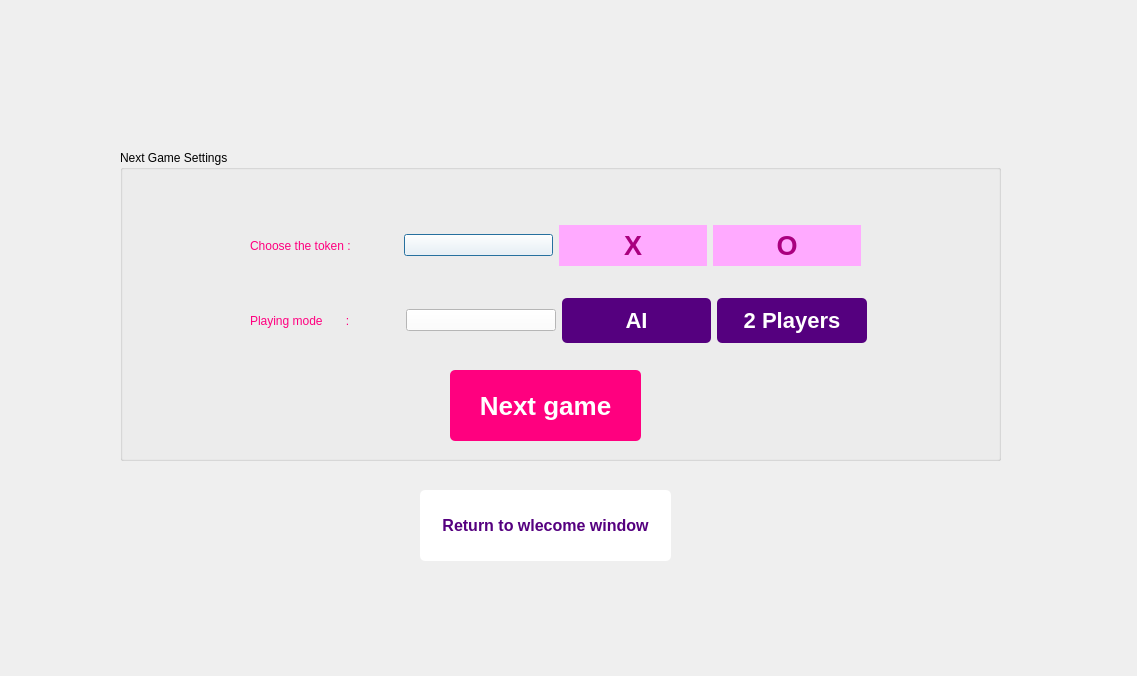
<?xml version="1.0" encoding="UTF-8"?>
<ui version="4.0">
 <class>nextgamesettings</class>
 <widget class="QDialog" name="nextgamesettings">
  <property name="geometry">
   <rect>
    <x>0</x>
    <y>0</y>
    <width>1137</width>
    <height>676</height>
   </rect>
  </property>
  <property name="windowTitle">
   <string>Dialog</string>
  </property>
  <property name="styleSheet">
   <string notr="true">.nextgamesettings {
    background-image:url(./CSS/main.jpg);
    opacity: 0.5; /* Adjust the opacity value as needed (0.0 to 1.0) */
    /* Other background properties */
    background-size: cover; /* Ensure the background image covers the entire element */
    background-position: center; /* Center the background image */
    /* Add more background properties as needed */
	background-repeat: no-repeat;
}
</string>
  </property>
  <widget class="QGroupBox" name="groupBox_2">
   <property name="geometry">
    <rect>
     <x>120</x>
     <y>150</y>
     <width>881</width>
     <height>311</height>
    </rect>
   </property>
   <property name="title">
    <string>Next Game Settings</string>
   </property>
   <widget class="QWidget" name="layoutWidget">
    <property name="geometry">
     <rect>
      <x>130</x>
      <y>60</y>
      <width>611</width>
      <height>71</height>
     </rect>
    </property>
    <layout class="QHBoxLayout" name="horizontalLayout">
     <item>
      <widget class="QLabel" name="label_3">
       <property name="styleSheet">
        <string notr="true">color:rgb(255, 0, 127);
font: 11pt &quot;Segoe UI&quot;;</string>
       </property>
       <property name="text">
        <string>Choose the token :</string>
       </property>
      </widget>
     </item>
     <item>
      <widget class="QPushButton" name="pushButton_5">
       <property name="styleSheet">
        <string notr="true">background-color:rgb(255, 255, 255);</string>
       </property>
       <property name="text">
        <string/>
       </property>
       <property name="iconSize">
        <size>
         <width>10</width>
         <height>5</height>
        </size>
       </property>
      </widget>
     </item>
     <item>
      <widget class="QPushButton" name="pushButton_3">
       <property name="sizePolicy">
        <sizepolicy hsizetype="Preferred" vsizetype="Fixed">
         <horstretch>0</horstretch>
         <verstretch>0</verstretch>
        </sizepolicy>
       </property>
       <property name="font">
        <font>
         <family>Segoe UI</family>
         <pointsize>20</pointsize>
         <italic>false</italic>
         <bold>true</bold>
        </font>
       </property>
       <property name="styleSheet">
        <string notr="true">QPushButton {
    background-color:rgb(255, 170, 255) ;
    color: rgb(170, 0, 127);
  
	font: 20pt &quot;Segoe UI&quot;;
	font: 700 20pt &quot;Segoe UI&quot;;
    border: 0px solid black;
    border-radius: 0px;
    padding: 5px;
}

QPushButton:hover {
    background-color: lightblue;
}
QPushButton:pressed {
    background-color: navy;
    color: lightblue;
}</string>
       </property>
       <property name="text">
        <string>X</string>
       </property>
      </widget>
     </item>
     <item>
      <widget class="QPushButton" name="pushButton_4">
       <property name="sizePolicy">
        <sizepolicy hsizetype="Preferred" vsizetype="Fixed">
         <horstretch>0</horstretch>
         <verstretch>0</verstretch>
        </sizepolicy>
       </property>
       <property name="font">
        <font>
         <family>Segoe UI</family>
         <pointsize>20</pointsize>
         <italic>false</italic>
         <bold>true</bold>
        </font>
       </property>
       <property name="styleSheet">
        <string notr="true">QPushButton {
    background-color:rgb(255, 170, 255) ;
    color: rgb(170, 0, 127);
  
	font: 14pt &quot;Segoe UI&quot;;
	font: 700 20pt &quot;Segoe UI&quot;;
    border: 0px solid black;
    border-radius: 0px;
    padding: 5px;
}

QPushButton:hover {
    background-color: lightblue;
}
QPushButton:pressed {
    background-color: navy;
    color: lightblue;
}</string>
       </property>
       <property name="text">
        <string>O</string>
       </property>
       <property name="autoDefault">
        <bool>false</bool>
       </property>
      </widget>
     </item>
    </layout>
   </widget>
   <widget class="QWidget" name="layoutWidget">
    <property name="geometry">
     <rect>
      <x>130</x>
      <y>140</y>
      <width>617</width>
      <height>61</height>
     </rect>
    </property>
    <layout class="QHBoxLayout" name="horizontalLayout_2">
     <item>
      <widget class="QLabel" name="label_2">
       <property name="styleSheet">
        <string notr="true">color:rgb(255, 0, 127);
font: 11pt &quot;Segoe UI&quot;;</string>
       </property>
       <property name="text">
        <string>Playing mode       :</string>
       </property>
      </widget>
     </item>
     <item>
      <widget class="QPushButton" name="pushButton_6">
       <property name="styleSheet">
        <string notr="true">background-color:rgb(255, 255, 255);</string>
       </property>
       <property name="text">
        <string/>
       </property>
       <property name="iconSize">
        <size>
         <width>10</width>
         <height>5</height>
        </size>
       </property>
      </widget>
     </item>
     <item>
      <widget class="QPushButton" name="pushButton_2">
       <property name="sizePolicy">
        <sizepolicy hsizetype="Preferred" vsizetype="Fixed">
         <horstretch>0</horstretch>
         <verstretch>0</verstretch>
        </sizepolicy>
       </property>
       <property name="font">
        <font>
         <family>Arial</family>
         <pointsize>-1</pointsize>
         <bold>true</bold>
        </font>
       </property>
       <property name="styleSheet">
        <string notr="true">QWidget {
    background-color: #f0f0f0; /* Background color */
}

QLabel {
    color: #ffffff; /* Text color */
    font-size: 18px; /* Font size */
    font-weight: bold; /* Font weight */
    font-family: Arial, sans-serif; /* Font family */
    border-radius: 5px; /* No border for the label */
    padding: 10px; /* Padding */
    background-color:  rgb(255, 0, 255); /* Background color */
qproperty-alignment: AlignCenter; /* Text alignment */
}

QPushButton {
    color: white; /* Text color */
    font-size: 22px; /* Font size */
    font-weight: bold; /* Font weight */
    font-family: Arial, sans-serif; /* Font family */
    border-radius: 5px; /* No border for the button */
    padding: 10px 20px; /* Padding */
    background-color: rgb(85, 0, 127); /* Button background color */
}

QPushButton:hover {
    background-color: #0056b3; /* Hover background color */
}
</string>
       </property>
       <property name="text">
        <string>AI</string>
       </property>
      </widget>
     </item>
     <item>
      <widget class="QPushButton" name="pushButton">
       <property name="sizePolicy">
        <sizepolicy hsizetype="Preferred" vsizetype="Fixed">
         <horstretch>0</horstretch>
         <verstretch>0</verstretch>
        </sizepolicy>
       </property>
       <property name="font">
        <font>
         <family>Arial</family>
         <pointsize>-1</pointsize>
         <bold>true</bold>
        </font>
       </property>
       <property name="styleSheet">
        <string notr="true">QWidget {
    background-color: #f0f0f0; /* Background color */
}

QLabel {
    color: #ffffff; /* Text color */
    font-size: 18px; /* Font size */
    font-weight: bold; /* Font weight */
    font-family: Arial, sans-serif; /* Font family */
    border-radius: 5px; /* No border for the label */
    padding: 10px; /* Padding */
    background-color:  rgb(255, 0, 255); /* Background color */
qproperty-alignment: AlignCenter; /* Text alignment */
}

QPushButton {
    color: white; /* Text color */
    font-size: 22px; /* Font size */
    font-weight: bold; /* Font weight */
    font-family: Arial, sans-serif; /* Font family */
    border-radius: 5px; /* No border for the button */
    padding: 10px 20px; /* Padding */
    background-color: rgb(85, 0, 127); /* Button background color */
}

QPushButton:hover {
    background-color: #0056b3; /* Hover background color */
}
</string>
       </property>
       <property name="text">
        <string>2 Players</string>
       </property>
       <property name="autoDefault">
        <bool>false</bool>
       </property>
      </widget>
     </item>
    </layout>
   </widget>
   <widget class="QPushButton" name="next_game">
    <property name="geometry">
     <rect>
      <x>330</x>
      <y>220</y>
      <width>191</width>
      <height>71</height>
     </rect>
    </property>
    <property name="styleSheet">
     <string notr="true">QWidget {
    background-color: #f0f0f0; /* Background color */
}

QLabel {
    color: #ffffff; /* Text color */
    font-size: 18px; /* Font size */
    font-weight: bold; /* Font weight */
    font-family: Arial, sans-serif; /* Font family */
    border-radius: 5px; /* No border for the label */
    padding: 10px; /* Padding */
    background-color:  rgb(255, 0, 255); /* Background color */
qproperty-alignment: AlignCenter; /* Text alignment */
}

QPushButton {
    color: rgb(255, 255, 255); /* Text color */
    font-size: 26px; /* Font size */
    font-weight: bold; /* Font weight */
    font-family: Arial, sans-serif; /* Font family */
    border-radius: 5px; /* No border for the button */
    padding: 10px 20px; /* Padding */
    background-color: rgb(255, 0, 127); /* Button background color */
}

QPushButton:hover {
    background-color: #0056b3; /* Hover background color */
}
</string>
    </property>
    <property name="text">
     <string>Next game</string>
    </property>
   </widget>
  </widget>
  <widget class="QPushButton" name="ToWelcome">
   <property name="geometry">
    <rect>
     <x>420</x>
     <y>490</y>
     <width>251</width>
     <height>71</height>
    </rect>
   </property>
   <property name="styleSheet">
    <string notr="true">QWidget {
    background-color: #f0f0f0; /* Background color */
}

QLabel {
    color: #ffffff; /* Text color */
    font-size: 18px; /* Font size */
    font-weight: bold; /* Font weight */
    font-family: Arial, sans-serif; /* Font family */
    border-radius: 5px; /* No border for the label */
    padding: 10px; /* Padding */
    background-color:  #7566D5; /* Background color */
	qproperty-alignment: AlignCenter; /* Text alignment */
}

QPushButton {
    color: rgb(85, 0, 127); /* Text color */
    font-size: 16px; /* Font size */
    font-weight: bold; /* Font weight */
    font-family: Arial, sans-serif; /* Font family */
    border-radius: 5px; /* No border for the button */
    padding: 10px 20px; /* Padding */
    background-color: rgb(255, 255, 255); /* Button background color */
}

QPushButton:hover {
    background-color: #0056b3; /* Hover background color */
}
</string>
   </property>
   <property name="text">
    <string>Return to wlecome window</string>
   </property>
  </widget>
 </widget>
 <resources/>
 <connections/>
</ui>
